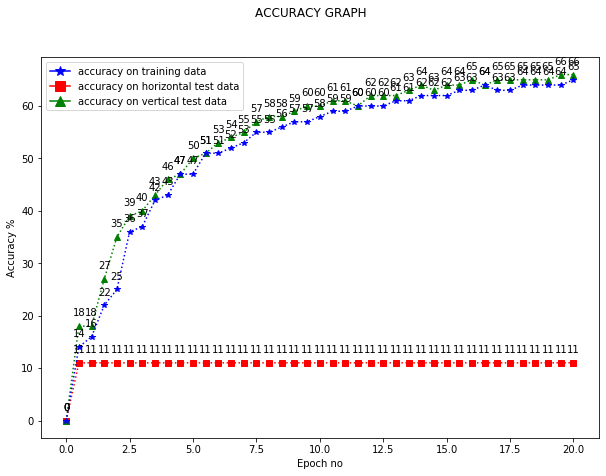

This figure's Python source:
#!/usr/bin/env python3
# -*- coding: utf-8 -*-
"""
Created on Wed Nov 13 12:49:01 2019

@author: leoniddatta
"""


from __future__ import print_function
import argparse
import torch
import torch.nn as nn
import torch.nn.functional as F
import torch.optim as optim
import torchvision
import torchvision.transforms as transform 
from torchvision import datasets, transforms
import numpy as np
import tensorflow as tf
import torch.utils.data as utils
import matplotlib.pyplot as plt
import matplotlib.lines as mlines
import scipy.ndimage
import scipy
import scipy.ndimage.filters as C
#TRAIN FILE 'horTrainData.npy'
#TEST FILE 

a=np.load('/Users/leoniddatta/Dropbox/TU Delft/Study material/DL THESIS/Experiments with MNIST/train.npy')  #HORIZONTAL training data 60000*28*28*1
a2=np.load('/Users/leoniddatta/Dropbox/TU Delft/Study material/DL THESIS/Experiments with MNIST/trainlabel.npy')
b=np.load('/Users/leoniddatta/Dropbox/TU Delft/Study material/DL THESIS/Experiments with MNIST/test.npy')   #VERTICAL test data 10000*28*28*1
b2=np.load('/Users/leoniddatta/Dropbox/TU Delft/Study material/DL THESIS/Experiments with MNIST/testlabel.npy') 
c=np.load('/Users/leoniddatta/Dropbox/TU Delft/Study material/DL THESIS/Experiments with MNIST/test.npy')  #HORIZONTAL test data
c2=np.load('/Users/leoniddatta/Dropbox/TU Delft/Study material/DL THESIS/Experiments with MNIST/testlabel.npy')
a=a[:,:,:,0]
b=b[:,:,:,1]
c=c[:,:,:,1]

mask3=np.zeros((28,28))   
for i in range(0,28,4):
    mask3[i]=1
    for j in range(0,28,4):
        mask3[i,j]=0

print("mask3 is")
plt.imshow(mask3, cmap='gray', interpolation='nearest')
plt.show()

mask4=np.zeros((28,28))   
for i in range(0,28,4):
    mask4[i]=1
    for j in range(0,28,4):
        mask4[i,j]=0
        mask4[i,j]=0
mask4=mask4.T
print("mask4 is")
plt.imshow(mask4, cmap='gray', interpolation='nearest')
plt.show()




a=a*mask4   #mask 2 is square #mask is horizontal
b=b*mask4
c=c*mask3

print("train data is")


fig, ((ax1, ax2,ax3),(ax4,ax5,ax6)) = plt.subplots(2, 3)
fig.suptitle('Training Data (blue curve train accyracy in graph)')
fig.set_figheight(7)
fig.set_figwidth(10)
ax1.imshow(a[0], cmap='gray',  interpolation='nearest')
ax2.imshow(a[1], cmap='gray',  interpolation='nearest')
ax3.imshow(a[2], cmap='gray',  interpolation='nearest')
ax4.imshow(a[3], cmap='gray',  interpolation='nearest')
ax5.imshow(a[4], cmap='gray',  interpolation='nearest')
ax6.imshow(a[5], cmap='gray',  interpolation='nearest')
plt.show()


fig, ((ax1, ax2,ax3),(ax4,ax5,ax6)) = plt.subplots(2, 3)
fig.suptitle('Test data1 - green curve accuracy in graph')
fig.set_figheight(7)
fig.set_figwidth(10)
ax1.imshow(b[0], cmap='gray',  interpolation='nearest')
ax2.imshow(b[1], cmap='gray',  interpolation='nearest')
ax3.imshow(b[2], cmap='gray',  interpolation='nearest')
ax4.imshow(b[3], cmap='gray',  interpolation='nearest')
ax5.imshow(b[4], cmap='gray',  interpolation='nearest')
ax6.imshow(b[5], cmap='gray',  interpolation='nearest')
plt.show()

fig, ((ax1, ax2,ax3),(ax4,ax5,ax6)) = plt.subplots(2, 3)
fig.suptitle('Test data2 - red curve accuracy in graph')
fig.set_figheight(7)
fig.set_figwidth(10)
ax1.imshow(c[0], cmap='gray',  interpolation='nearest')
ax2.imshow(c[1], cmap='gray',  interpolation='nearest')
ax3.imshow(c[2], cmap='gray',  interpolation='nearest')
ax4.imshow(c[3], cmap='gray',  interpolation='nearest')
ax5.imshow(c[4], cmap='gray',  interpolation='nearest')
ax6.imshow(c[5], cmap='gray',  interpolation='nearest')
plt.show()



a=np.reshape(a,(60000,1,28,28))
b=np.reshape(b,(10000,1,28,28))
c=np.reshape(c,(10000,1,28,28))

def cor(img):
    #sum1=np.zeros((img.shape[0],28,28))
    img=img.detach().numpy()
    cor1=np.zeros((img.shape))#[0],img.shape[1],28,28))
    for i in range (img.shape[0]):
        #print("image shape",img.shape,img.shape[0])
        for j in range (img.shape[1]):
            cor1[i,j,:,:]=C.correlate(img[i,j,:,:],img[i,j,:,:], output=None, mode='constant', cval=0.0, origin=0)

    cor1=torch.from_numpy(cor1)
    return cor1

def printit(img):
    print("the filters are")
    img=img.data.numpy()
    for i in range(img.shape[1]):
        print(img[1,i,:,:].shape)
        
        plt.imshow(img[1,i,:,:], cmap='gray', interpolation='nearest')
        plt.show()
        
    return img
        
def add_channel(x,n):
    x=x.detach().numpy() 
    n1=int(x.shape[1]/n) #n is no of output channels
    y=np.zeros((x.shape[0],n,x.shape[2],x.shape[3]))
    for i in range(n):
        for j in range(n1):
            y[:,i,:,:]=y[:,i,:,:]+x[:,j,:,:]
    y=torch.from_numpy(y)
    return y

def combine_channel(x):
    x=x.detach().numpy() 
    n=x.shape[1]
    #n1=int(x.shape[1]/n) #n is no of output channels
    y=np.zeros((x.shape[0],x.shape[1],x.shape[2],x.shape[3]))
    for i in range(n):
        #print(i)
        if((i!=n-2) and (i!=n-1)):
            #print(i)
            y[:,i,:,:]=x[:,i,:,:]+x[:,i+1,:,:]+x[:,i+2,:,:]
        if(i==n-1):
            y[:,i,:,:]=x[:,i,:,:]+x[:,1,:,:]+x[:,0,:,:]
        if(i==n-2):
            y[:,i,:,:]=x[:,i,:,:]+x[:,i+1,:,:]+x[:,0,:,:]
        #print(n)
        
            
        
    y=torch.from_numpy(y)
    return y


class Net(nn.Module):
    def __init__(self):
        super(Net, self).__init__()
        self.conv1 = nn.Conv2d(1, 32, 3, 2)#,groups=4)
        self.conv2 = nn.Conv2d(32, 64, 3, 2)#,groups=8)
        self.conv3 = nn.Conv2d(64, 10, 3, 1)
        
        self.GAP=nn.AvgPool2d((4,4), stride=1, padding=0)
        
    def forward(self, x):
        x=x.float()
        x=self.conv1(x)
        x = F.relu(x)
        x=combine_channel(x)
        x=x.float()
        #print(x.shape)
# =============================================================================
#         x=cor(x)
#         x=x.float()
# =============================================================================
        #print(x.shape)
        
# =============================================================================
#         s=x.data.numpy()
#         if (epoch==19):
#             np.save('trainverticalconv1.npy',s)
# =============================================================================
        
        #x=add_channel(x,16)
        #x=x.float()
        #print(x.shape)
# =============================================================================
#         p=x.data.numpy()
#         if (epoch==19):
#             np.save('trainverticalmaxpooled.npy',p)
# =============================================================================
# =============================================================================
#         x=cor(x)
#         x=x.float()
# =============================================================================
# =============================================================================
#         x=add_channel(x,4)
#         x=x.float()
# =============================================================================
        x = F.relu(self.conv2(x))
        
        #x = F.relu(self.conv4(x))
        #print(x.shape)
        #print(x.shape)
        x = F.relu(self.conv3(x))
        #print(x.shape)
        x = self.GAP(x)
        x = x.view(-1, 10) 
        x=F.log_softmax(x, dim=1)
        return x
        
        

def plotgraph (xs,y1s,y2s,yts):
    plt.clf()
    
    fig = plt.figure(figsize=(10, 7))
    plt.plot(xs,y1s,'s:r')
    fig.suptitle('ACCURACY GRAPH')
    plt.xlabel('Epoch no')
    plt.ylabel('Accuracy %')
    for x,y in zip(xs,y1s):
        label = "{:.0f}".format(y)
        plt.annotate(label, # this is the text
                 (x,y), # this is the point to label
                 textcoords="offset points", # how to position the text
                 xytext=(0,10), # distance from text to points (x,y)
                 ha='center') # horizontal alignment can be left, right or center
    
    plt.plot(xs,y2s,'^:g')
    for x,y in zip(xs,y2s):
        label = "{:.0f}".format(y)
        plt.annotate(label, # this is the text
                 (x,y), # this is the point to label
                 textcoords="offset points", # how to position the text
                 xytext=(0,10), # distance from text to points (x,y)
                 ha='center') # horizontal alignment can be left, right or center
    plt.plot(xs,yts,'*:b')
    for x,y in zip(xs,yts):
        label = "{:.0f}".format(y)
        plt.annotate(label, # this is the text
                 (x,y), # this is the point to label
                 textcoords="offset points", # how to position the text
                 xytext=(0,10), # distance from text to points (x,y)
                 ha='center') 
    blue_line = mlines.Line2D([], [], color='blue', marker='*',
                          markersize=10, label='accuracy on training data')
    red_line = mlines.Line2D([], [], color='red', marker='s',
                          markersize=10, label='accuracy on horizontal test data')
    green_line = mlines.Line2D([], [], color='green', marker='^',
                          markersize=10, label='accuracy on vertical test data')
    plt.legend(handles=[blue_line,red_line,green_line])
    plt.show()       
    
def train(args, model, device, train_loader, optimizer, epoch):
    r=0
    g=0
    t=0
    running_loss = 0
    total_train = 0
    correct_train = 0
    
    model.train()
    for batch_idx, (data, target) in enumerate(train_loader):
        data, target = data.to(device), target.to(device)
        optimizer.zero_grad()
        output = model(data)
        loss = F.nll_loss(output, target)
        loss.backward()
        optimizer.step()
        weight = model.conv1.weight.data.numpy()
        
        #print(weight.shape)
        running_loss += loss.item()
        _, predicted = torch.max(output.data, 1)
        total_train += target.size(0)
        correct_train += predicted.eq(target.data).sum().item()
        train_accuracy = 100 * correct_train / total_train
        q=int(100. * batch_idx / len(train_loader))
        #if (epoch==5):
            
        if batch_idx % args.log_interval == 0:
            if batch_idx % args.log_interval == 0:
                if (q%10) == 0:
                    print('Train Epoch: {} [{}/{} ({:.0f}%)]\tLoss: {:.6f} \taccuracy: {:.2f}%'.format(
                epoch, batch_idx * len(data), len(train_loader.dataset),
                100. * batch_idx / len(train_loader), loss.item(),train_accuracy))
                if (q==50):
                    r=test(args, model, device, hortest_loader)
                    g=test(args, model, device, test_loader)
                    t=int(train_accuracy)
    #t=int(train_accuracy)    
    
    return [r,g,t,train_accuracy]


def test(args, model, device, test_loader):
    #model.eval()
    model.train(mode=False)
    test_loss = 0
    correct = 0
    with torch.no_grad():
        for data, target in test_loader:
            data, target = data.to(device), target.to(device)
            output = model(data)
            test_loss += F.nll_loss(output, target, reduction='sum').item() # sum up batch loss
            pred = output.argmax(dim=1, keepdim=True) # get the index of the max log-probability
            correct += pred.eq(target.view_as(pred)).sum().item()

    test_loss /= len(test_loader.dataset)

    print('\nTest set: Average loss: {:.4f}, Accuracy: {}/{} ({:.0f}%)\n'.format(
        test_loss, correct, len(test_loader.dataset),
        100. * correct / len(test_loader.dataset)))
    acc=int(100. * correct / len(test_loader.dataset))
    return acc
parser = argparse.ArgumentParser(description='PyTorch MNIST Example')
parser.add_argument('--batch-size', type=int, default=64, metavar='N',
                    help='input batch size for training (default: 64)')
parser.add_argument('--test-batch-size', type=int, default=1000, metavar='N',
                    help='input batch size for testing (default: 1000)')
parser.add_argument('--epochs', type=int, default=20, metavar='N',
                    help='number of epochs to train (default: 10)')
parser.add_argument('--lr', type=float, default=0.01, metavar='LR',
                    help='learning rate (default: 0.01)')
parser.add_argument('--momentum', type=float, default=0.5, metavar='M',
                    help='SGD momentum (default: 0.5)')
parser.add_argument('--no-cuda', action='store_true', default=False,
                    help='disables CUDA training')
parser.add_argument('--seed', type=int, default=1, metavar='S',
                    help='random seed (default: 1)')
parser.add_argument('--log-interval', type=int, default=10, metavar='N',
                    help='how many batches to wait before logging training status')

parser.add_argument('--save-model', action='store_true', default=False,
                    help='For Saving the current Model')
args = parser.parse_args()
use_cuda = not args.no_cuda and torch.cuda.is_available()

torch.manual_seed(args.seed)

device = torch.device("cuda" if use_cuda else "cpu")

kwargs = {'num_workers': 1, 'pin_memory': True} if use_cuda else {}





data=torch.from_numpy(a)
target=torch.from_numpy(a2)
target = torch.tensor(target, dtype=torch.long)
my_dataset = utils.TensorDataset(data,target)



data2=torch.from_numpy(b)
target2=torch.from_numpy(b2)
target2 = torch.tensor(target2, dtype=torch.long)
my_testdataset = utils.TensorDataset(data2,target2)


data2=torch.from_numpy(c)
target2=torch.from_numpy(c2)
target2 = torch.tensor(target2, dtype=torch.long)
my_hortestdataset = utils.TensorDataset(data2,target2)


train_loader = torch.utils.data.DataLoader(my_dataset,batch_size=args.batch_size, shuffle=True, **kwargs)
print("train set loaded" )

test_loader = torch.utils.data.DataLoader(my_testdataset,batch_size=args.test_batch_size, shuffle=True, **kwargs)
print("test set loaded")

hortest_loader = torch.utils.data.DataLoader(my_hortestdataset,batch_size=args.test_batch_size, shuffle=True, **kwargs)
print("test set loaded")



model = Net().to(device)
print("Net")
optimizer = optim.SGD(model.parameters(), lr=args.lr, momentum=args.momentum)
epoch_no=(np.arange(1,(args.epochs+1),1 ))
redacc=(np.arange(1,(args.epochs+1),1 ))
grnacc=(np.arange(1,(args.epochs+1),1 ))

redaccm=(np.arange(1,(args.epochs+1),1 ))
grnaccm=(np.arange(1,(args.epochs+1),1 ))

trnacc=(np.arange(1,(args.epochs+1),1 ))
trnaccm=(np.arange(1,(args.epochs+1),1 ))
br=0#test(args, model, device, hortest_loader) #RED IS HORIZONTAL
   
   
bg=0#test(args, model, device, test_loader)
for epoch in range(1, args.epochs + 1):    
    [r,g,t,ta]=train(args, model, device, train_loader, optimizer, epoch)
    redaccm[epoch-1]=r
    grnaccm[epoch-1]=g
    trnaccm[epoch-1]=t
    redacc[epoch-1]=test(args, model, device, hortest_loader)
    grnacc[epoch-1]=test(args, model, device, test_loader)
    trnacc[epoch-1]=ta
# =============================================================================
#     
#     if(epoch>=18):
#         grnacc[epoch-1]=test(args, model, device, test_loader)
#    
# =============================================================================
#plt.plot(epoch_no,redacc)  
resultred = np.empty((redacc.size + redaccm.size+1,),dtype=redacc.dtype)
resultred[0]=br
resultred[1::2] = redaccm
resultred[2::2] = redacc

resultgrn = np.empty((grnacc.size + grnaccm.size+1,), dtype=grnacc.dtype)
resultgrn[0]=bg
resultgrn[1::2] = grnaccm
resultgrn[2::2] = grnacc

resulttrn = np.empty((trnacc.size + trnaccm.size+1,),dtype=redacc.dtype)
resulttrn[0]=0
resulttrn[1::2] = trnaccm
resulttrn[2::2] = trnacc
e=(np.arange(0,(args.epochs+0.5),0.5 ))

plotgraph(e,resultred,resultgrn, resulttrn)

if (args.save_model):
    torch.save(model.state_dict(),"mnist_cnn.pt")


# =============================================================================
# arr = np.array([[0,0,0,0],[0,0,0,1],[0,1,0,1],[0,1,1,1]])
# arr2=np.zeros((4,4))
# arr3=np.concatenate([arr,arr2])
# mask1=np.tile(arr3,(4,7))
# mask1=mask1[0:28,0:28]
# print("mask is")
# plt.imshow(mask1, cmap='gray',  interpolation='nearest')
# plt.show()
# 
# arr = np.array([[0,0,0,0],[0,1,0,1],[0,1,1,1],[0,1,0,1]])
# arr2=np.zeros((4,4))
# arr3=np.concatenate([arr,arr2])
# mask2=np.tile(arr3,(4,7))
# mask2=mask2.T
# mask2=mask2[0:28,0:28]
# print("mask is")
# plt.imshow(mask2, cmap='gray',  interpolation='nearest')
# plt.show()
# 
# 
# =============================================================================

# =============================================================================
# print("mask is")
# plt.imshow(mask, cmap='gray', interpolation='nearest')
# plt.show()
# =============================================================================
# =============================================================================
# 
# mask2=np.ones((28,28))
# for i in range(1,28,5):
#     mask2[i,:]=0
#     mask2[:,i]=0
# 
# print("mask2 is")
# plt.imshow(mask2, cmap='gray', interpolation='nearest')
# plt.show()
# 
# =============================================================================
